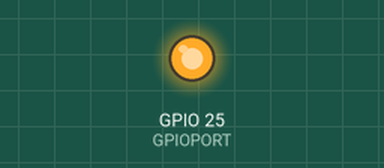
This program was run on a simulated Raspberry Pi (BCM pin numbers). Parts: output pins drawn as LEDs (lit = HIGH). At 4.0 s the program stops and its outputs stay as they are.

Above: at 0.1 s.
At 2.1 s:
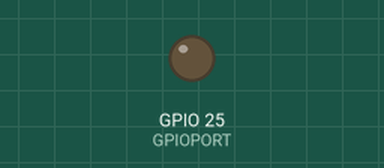
Timing chart, 0 to 3.6 s (numbered marks = the images above):
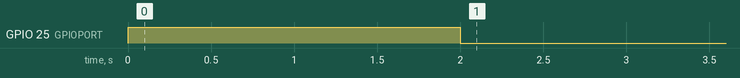

The program:

ledonoff_gpio25.py
```python
# (licence header left out)
# IMPORT AREA
import sys
import RPi.GPIO as GPIO
import time


# GLOBAL DATA AREA
GPIOPORT=25           # defines which GPIO port (Notice NOT the same as PHYSICAL pin no!) to work on,GPIO25 = phys pin 22
                      # Notice: This pin has to be wired up from the RPI to the bread bord first
                      # If you wire up other pin, this GPIOPORT number must be
                      # changed accordingly

GPIO.setmode(GPIO.BCM)        # Set GPIO pinout scheme a la Broadcom Inc.
GPIO.setwarnings(False)       # optional, just to avoid a GPIO warning printed out on screen
GPIO.setup(GPIOPORT,GPIO.OUT) # prepare the GPIOPORT's usage, should the pin be an output or input pin
                              # here GPIOPORT port is to be used as an OUTput device


# FUNCTION AREA
def turnledon():
   GPIO.output(GPIOPORT,GPIO.HIGH)

def turnledoff():
   GPIO.output(GPIOPORT,GPIO.LOW)


# MAIN AREA
if __name__ == "__main__":
   turnledon()
   time.sleep(2)
   turnledoff()
   time.sleep(2)


   sys.exit(0) # All exits back to outer shell should leave 0 if no error(s) and >< 0 if failing
```

Measured:
- by itself, GPIO 25 (GPIOPORT): LOW → HIGH at 0.00 s, → LOW 2.0 s later
